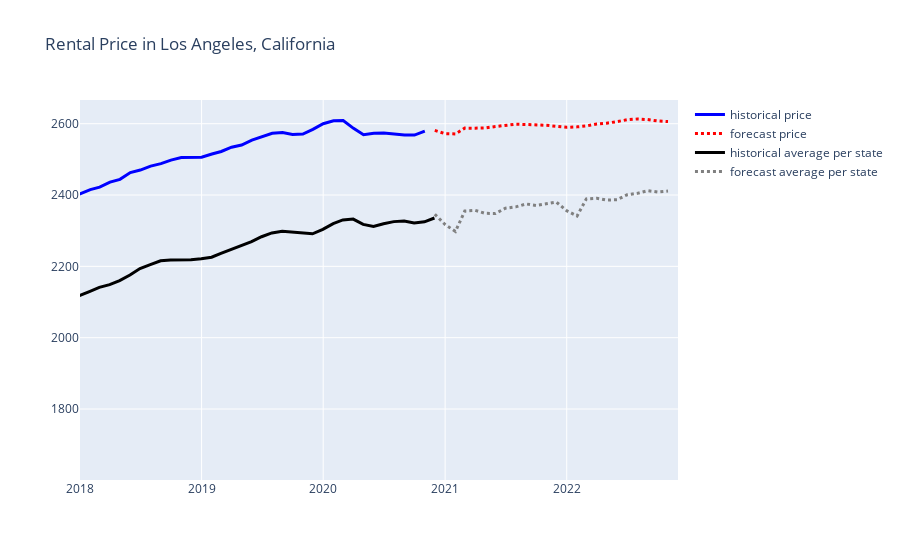

Notebook code cell kept with this figure:
### Code cell
city = 'Los Angeles'
state = 'California'
subset_hist = df_cities_historical[df_cities_historical['city'] == city]
subset_avg = avg_hist[avg_hist['state'] == state]
subset_forecast = df_cities[df_cities['city'] == city]
subset_state = df_states[df_states['state'] == state]

fig = px.line(title=f'Rental Price in {city}, {state}')
fig.add_scatter(x=subset_hist.index, y=subset_hist['price'],  name='historical price', mode='lines', line=dict(color='blue', width=3))
fig.add_scatter(x=subset_forecast['date'], y=subset_forecast['price'],  name='forecast price', mode='lines', line=dict(color='red', width=3, dash='dot'))
fig.add_scatter(x=subset_avg['date'], y=subset_avg['price'], name='historical average per state', line=dict(color='black', width=3))
fig.add_scatter(x=subset_state['date'], y=subset_state['price'],  name='forecast average per state', mode='lines', line=dict(color='gray', width=3, dash='dot'))
fig.update_layout(xaxis=dict(range=['2018-01-01','2022-12-01']))
# fig.update_layout(yaxis=dict(range=[1000, 3000]))
fig.show()
